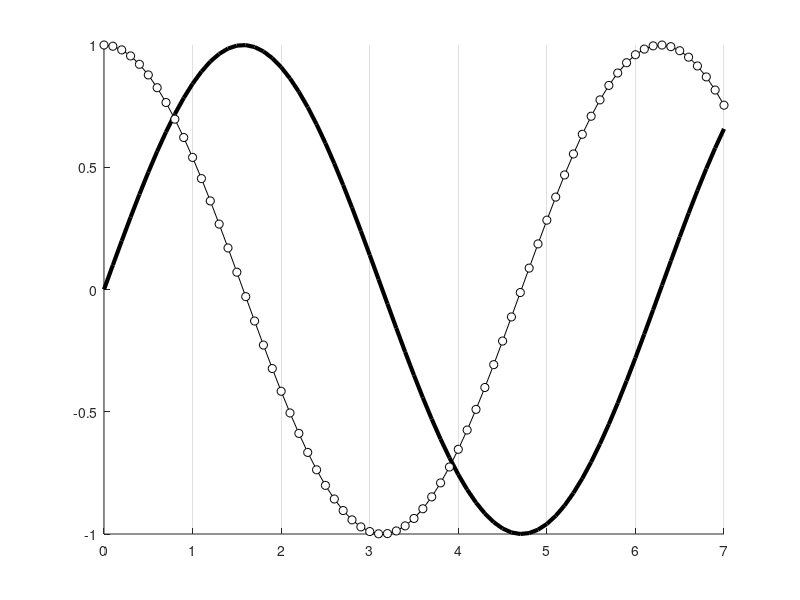

Here is the MATLAB script that generated this plot:
t=0:0.1:7;
x=sin(t);
y=cos(t);
figure
axes('XGrid', 'on', 'NextPlot', 'add')
plot(t, x, 'Color', 'k', 'LineWidth', 3)
plot(t, y, 'Color', 'k', 'Marker', 'o', 'MarkerFaceColor', 'w', 'MarkerFaceColor', 'w', 'MarkerEdgeColor', 'k');
